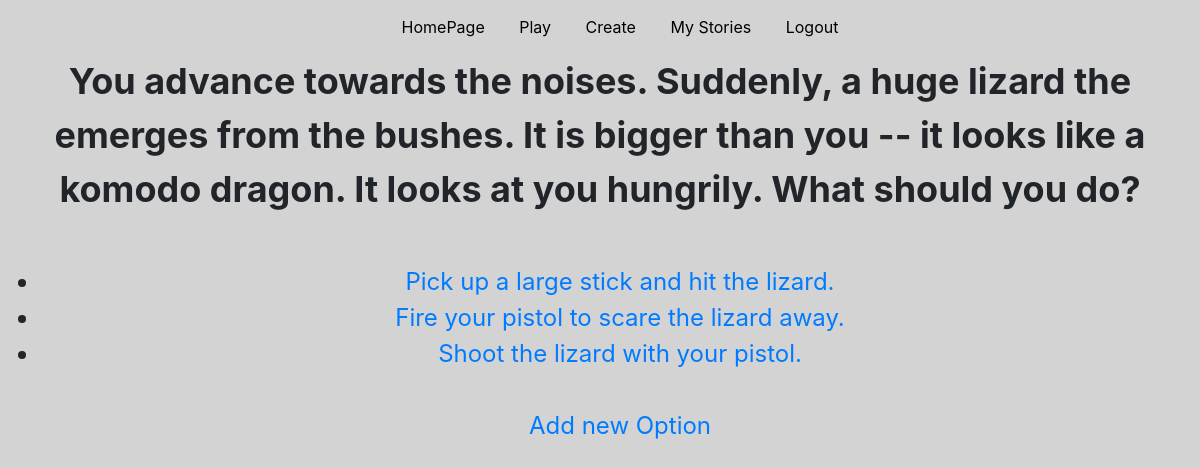
The app's page /AdvAPP/5/ (signed in) with its own data.
### AdvAPP/models.py (models this page shows, shortened)
class AdventureText(models.Model):
    story = models.ForeignKey(Stories, default="", on_delete=models.CASCADE)
    adv_text = models.TextField()

class ChoiceText(models.Model):
    choice_text = models.CharField(max_length=300)
    choice_of = models.ForeignKey(AdventureText, on_delete=models.CASCADE)
    result_text = models.IntegerField(default=0)

### AdvAPP/views.py (the view)
# urls.py: path('<int:result_text>/', views.playing, name='playing'),
def playing(request, result_text):
    try:
        adventureText = AdventureText.objects.get(pk=result_text)
    except AdventureText.DoesNotExist:
        raise Http404("Story does not exist")
    return render(request, 'playing.html', {'adventureText': adventureText})

### templates/playing.html (shortened to what this page needs)
{% extends 'base.html' %}
{% block content %}
    <div id="adventure">{{ adventureText.adv_text }}</div>
    <br> <br>
    <div id="choices">
        <ul>
        {% for choicetext in adventureText.choicetext_set.all %}
            {% if user.is_authenticated %}
                <li><a href="/AdvAPP/authen/{{ choicetext.result_text }}/">{{ choicetext.choice_text }}</a></li>
            {% else %}
                <li><a href="/AdvAPP/{{ choicetext.result_text }}/">{{ choicetext.choice_text }}</a></li>
            {% endif %}
        {% endfor %}
        <br>
        {% if user.is_authenticated %}
            {% if user.username == adventureText.story.author %}
                {% if adventureText.choice_set.result_text != "Start" %}
                <a href="/AdvAPP/authen/create/{{ adventureText.story.pk }}/{{ adventureText.pk }}">Add new Option</a>
                {% endif %}
            {% endif %}
        {% endif %}
        </ul>
    </div>
{% endblock %}

### static/style.css (style rules this page uses)
body { background-color: lightgray; }
#choices { text-align: center; align-content: center; font-size: 2vw; }
#adventure { text-align: center; font-size: 3vw; font-weight: bold; }

### records on screen
AdventureText: adv_text "You advance towards the noises. Suddenly, a huge lizard the emerges from the bushes. It is bigger than you -- it looks like a komodo dragon. It looks at you hungrily. What should you do?"
ChoiceText: choice_text "Pick up a large stick and hit the lizard."
ChoiceText: choice_text "Fire your pistol to scare the lizard away."
ChoiceText: choice_text "Shoot the lizard with your pistol."
